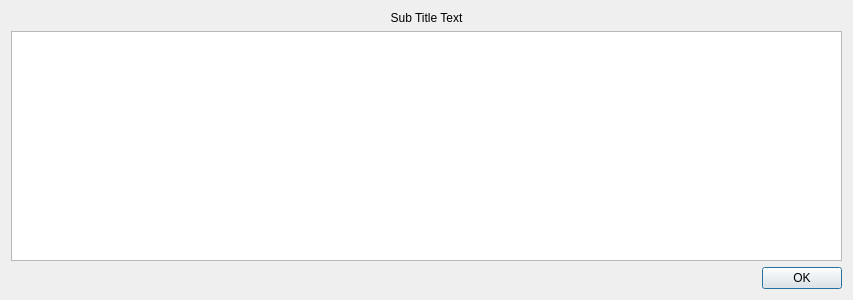
<?xml version="1.0" encoding="UTF-8"?>
<ui version="4.0">
 <class>JumboMessageBox</class>
 <widget class="QDialog" name="JumboMessageBox">
  <property name="geometry">
   <rect>
    <x>0</x>
    <y>0</y>
    <width>853</width>
    <height>300</height>
   </rect>
  </property>
  <property name="windowTitle">
   <string>Dialog</string>
  </property>
  <layout class="QVBoxLayout" name="verticalLayout">
   <item>
    <widget class="QLabel" name="theSubTitle">
     <property name="text">
      <string>Sub Title Text</string>
     </property>
     <property name="alignment">
      <set>Qt::AlignCenter</set>
     </property>
    </widget>
   </item>
   <item>
    <widget class="QPlainTextEdit" name="theText">
     <property name="font">
      <font>
       <family>Courier</family>
       <pointsize>12</pointsize>
      </font>
     </property>
     <property name="readOnly">
      <bool>true</bool>
     </property>
    </widget>
   </item>
   <item>
    <widget class="QDialogButtonBox" name="buttonBox">
     <property name="orientation">
      <enum>Qt::Horizontal</enum>
     </property>
     <property name="standardButtons">
      <set>QDialogButtonBox::Ok</set>
     </property>
    </widget>
   </item>
  </layout>
 </widget>
 <resources/>
 <connections>
  <connection>
   <sender>buttonBox</sender>
   <signal>accepted()</signal>
   <receiver>JumboMessageBox</receiver>
   <slot>accept()</slot>
   <hints>
    <hint type="sourcelabel">
     <x>248</x>
     <y>254</y>
    </hint>
    <hint type="destinationlabel">
     <x>157</x>
     <y>274</y>
    </hint>
   </hints>
  </connection>
  <connection>
   <sender>buttonBox</sender>
   <signal>rejected()</signal>
   <receiver>JumboMessageBox</receiver>
   <slot>reject()</slot>
   <hints>
    <hint type="sourcelabel">
     <x>316</x>
     <y>260</y>
    </hint>
    <hint type="destinationlabel">
     <x>286</x>
     <y>274</y>
    </hint>
   </hints>
  </connection>
 </connections>
</ui>
